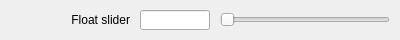
<?xml version="1.0" encoding="UTF-8"?>
<ui version="4.0">
 <class>widIntSlider</class>
 <widget class="QWidget" name="widIntSlider">
  <property name="geometry">
   <rect>
    <x>0</x>
    <y>0</y>
    <width>400</width>
    <height>40</height>
   </rect>
  </property>
  <property name="windowTitle">
   <string>Form</string>
  </property>
  <layout class="QVBoxLayout" name="layWidIntSlider">
   <property name="spacing">
    <number>5</number>
   </property>
   <property name="leftMargin">
    <number>5</number>
   </property>
   <property name="topMargin">
    <number>5</number>
   </property>
   <property name="rightMargin">
    <number>5</number>
   </property>
   <property name="bottomMargin">
    <number>5</number>
   </property>
   <item>
    <widget class="QFrame" name="frmIntSlider">
     <property name="sizePolicy">
      <sizepolicy hsizetype="Preferred" vsizetype="Fixed">
       <horstretch>0</horstretch>
       <verstretch>0</verstretch>
      </sizepolicy>
     </property>
     <property name="minimumSize">
      <size>
       <width>0</width>
       <height>30</height>
      </size>
     </property>
     <property name="maximumSize">
      <size>
       <width>16777215</width>
       <height>30</height>
      </size>
     </property>
     <layout class="QHBoxLayout" name="layIntSlider">
      <property name="spacing">
       <number>10</number>
      </property>
      <property name="leftMargin">
       <number>5</number>
      </property>
      <property name="topMargin">
       <number>5</number>
      </property>
      <property name="rightMargin">
       <number>5</number>
      </property>
      <property name="bottomMargin">
       <number>5</number>
      </property>
      <item>
       <widget class="QLabel" name="lblIntSlider">
        <property name="sizePolicy">
         <sizepolicy hsizetype="Fixed" vsizetype="Expanding">
          <horstretch>0</horstretch>
          <verstretch>0</verstretch>
         </sizepolicy>
        </property>
        <property name="minimumSize">
         <size>
          <width>120</width>
          <height>0</height>
         </size>
        </property>
        <property name="maximumSize">
         <size>
          <width>120</width>
          <height>16777215</height>
         </size>
        </property>
        <property name="text">
         <string>Float slider</string>
        </property>
        <property name="alignment">
         <set>Qt::AlignRight|Qt::AlignTrailing|Qt::AlignVCenter</set>
        </property>
       </widget>
      </item>
      <item>
       <widget class="QLineEdit" name="txtIntSlider">
        <property name="sizePolicy">
         <sizepolicy hsizetype="Fixed" vsizetype="Expanding">
          <horstretch>0</horstretch>
          <verstretch>0</verstretch>
         </sizepolicy>
        </property>
        <property name="minimumSize">
         <size>
          <width>70</width>
          <height>0</height>
         </size>
        </property>
        <property name="maximumSize">
         <size>
          <width>70</width>
          <height>16777215</height>
         </size>
        </property>
       </widget>
      </item>
      <item>
       <widget class="QSlider" name="sldIntSlider">
        <property name="sizePolicy">
         <sizepolicy hsizetype="Expanding" vsizetype="Expanding">
          <horstretch>0</horstretch>
          <verstretch>0</verstretch>
         </sizepolicy>
        </property>
        <property name="minimumSize">
         <size>
          <width>80</width>
          <height>0</height>
         </size>
        </property>
        <property name="singleStep">
         <number>1</number>
        </property>
        <property name="orientation">
         <enum>Qt::Horizontal</enum>
        </property>
       </widget>
      </item>
     </layout>
    </widget>
   </item>
  </layout>
 </widget>
 <resources/>
 <connections/>
</ui>
